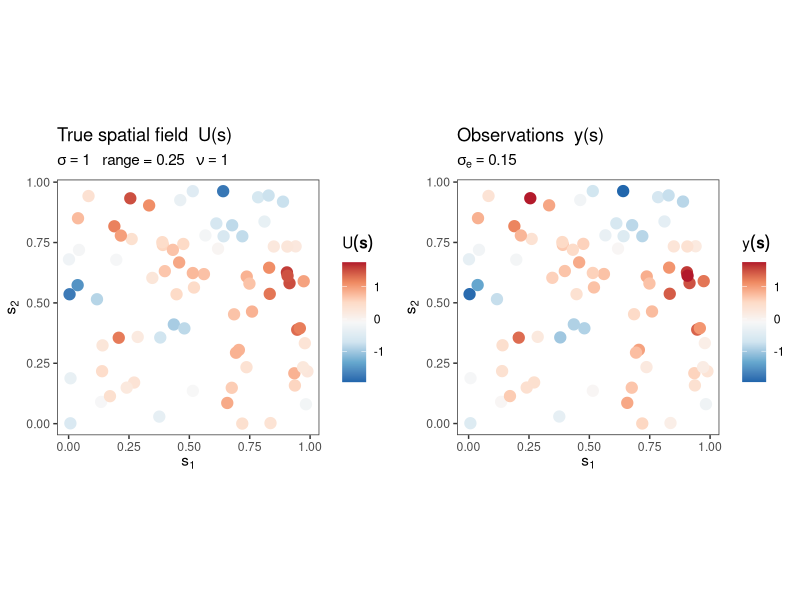
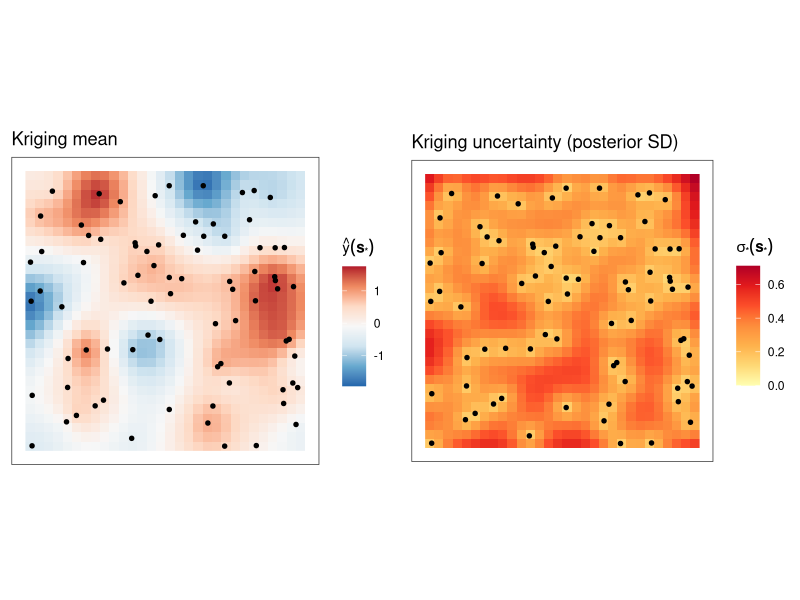

Here is the R script that generated these plots, in order:
## ---- chunk 1
#| message: false
#| warning: false
#| paged-print: false


#======================================================
# Kriging with Matérn covariance
#======================================================
library(ggplot2)
library(gridExtra)

set.seed(42)

#------------------------------------------------------
# True parameters
#------------------------------------------------------
N_s     <- 80        # number of observation locations
range   <- 0.25      # Matérn length-scale
nu      <- 1         # Matérn smoothness 
sigma_u <- 1.0       # process SD 
sigma_e <- 0.15      # nugget (measurement noise) SD sigma_e
mu_true <- 0.0       # constant mean mu

#------------------------------------------------------
# Matérn correlation function
#------------------------------------------------------
matern_cov <- function(coords1, coords2 = NULL, nu = 1, range, sigma2 = 1) {
  if (is.null(coords2)) coords2 <- coords1
  n1 <- nrow(coords1); n2 <- nrow(coords2)
  D  <- as.matrix(dist(rbind(coords1, coords2)))[1:n1, (n1+1):(n1+n2), drop = FALSE]
  D[D == 0] <- 1e-10          # avoid 0 argument to besselK
  s  <- sqrt(2 * nu) * D / range
  C  <- (2^(1 - nu)) / gamma(nu) * s^nu * besselK(s, nu)
  if (n1 == n2 && isTRUE(all.equal(coords1, coords2))) diag(C) <- 1
  sigma2 * C
}

#------------------------------------------------------
# Observation locations: N_s uniform points in [0,1]^2
#------------------------------------------------------
obs_locs <- matrix(runif(N_s * 2), ncol = 2, dimnames = list(NULL, c("s1", "s2")))

#------------------------------------------------------
# Simulate the latent field U(s) ~ GRF(0, sigma2 C) via Cholesky:
#------------------------------------------------------
Sigma_U <- matern_cov(obs_locs, nu = nu, range = range, sigma2 = sigma_u^2)
diag(Sigma_U) <- diag(Sigma_U) + 1e-9     # For numerical stability
L_U    <- t(chol(Sigma_U))
U_true <- as.vector(L_U %*% rnorm(N_s))

#------------------------------------------------------
# Observations: y(s)
#------------------------------------------------------
y_obs <- mu_true + U_true + rnorm(N_s, sd = sigma_e)

#------------------------------------------------------
# Kriging — build observation covariance Σ_y = sigma2_u C(S,S) + sigma2_e I
#------------------------------------------------------
Sigma_y <- matern_cov(obs_locs, nu = nu, range = range, sigma2 = sigma_u^2) +
           (sigma_e^2 + 1e-9) * diag(N_s)
L_obs   <- t(chol(Sigma_y))

# Kriging weight vector "alpha" via two triangular solves
alpha <- backsolve(t(L_obs), forwardsolve(L_obs, y_obs - mu_true))

#------------------------------------------------------
# Prediction: 30 × 30 regular grid on [0,1]^2
#------------------------------------------------------
N_grid    <- 30
pred_grid <- as.matrix(expand.grid(s1 = seq(0, 1, length.out = N_grid),
                                   s2 = seq(0, 1, length.out = N_grid)))

#------------------------------------------------------
# Kriging prediction at each grid point
# Cross-covariance  k* = sigma^2 c*  (N_pred × N_obs matrix)
#------------------------------------------------------
k_cross  <- matern_cov(pred_grid, obs_locs, nu = nu, range = range, sigma2 = sigma_u^2)
krig_mean <- mu_true + as.vector(k_cross %*% alpha)

V <- forwardsolve(L_obs, t(k_cross))
krig_var <- pmax(sigma_u^2 - colSums(V^2), 0)
krig_sd  <- sqrt(krig_var)


#------------------------------------------------------
# Plots
#------------------------------------------------------
val_lim <- range(c(U_true, y_obs, krig_mean))

obs_df <- data.frame(s1 = obs_locs[, "s1"], s2 = obs_locs[, "s2"],
                     U  = U_true, y  = y_obs)

pred_df <- data.frame(s1 = pred_grid[, "s1"], s2   = pred_grid[, "s2"],
                      mean = krig_mean, sd   = krig_sd)

# True spatial field at observation locations
p_true <- ggplot(obs_df, aes(s1, s2, colour = U)) +
  geom_point(size = 3.5) +
  scale_colour_distiller(palette = "RdBu", direction = -1,
                         limits = val_lim, name = expression(U(bold(s)))) +
  coord_equal() + theme_bw(base_size = 11) +
  theme(panel.grid = element_blank()) +
  labs(title    = "True spatial field  U(s)",
       subtitle = bquote(sigma == .(sigma_u) ~ "  range =" ~ .(range) ~
                           "  " * nu == .(nu)),
       x = expression(s[1]), y = expression(s[2]))

# Observations
p_obs <- ggplot(obs_df, aes(s1, s2, colour = y)) +
  geom_point(size = 3.5) +
  scale_colour_distiller(palette = "RdBu", direction = -1,
                         limits = val_lim, name = expression(y(bold(s)))) +
  coord_equal() + theme_bw(base_size = 11) +
  theme(panel.grid = element_blank()) +
  labs(title    = "Observations  y(s)",
       subtitle = bquote(sigma[e] == .(sigma_e)),
       x = expression(s[1]), y = expression(s[2]))

# Kriging mean
p_krig_mean <- ggplot(pred_df, aes(s1, s2, fill = mean)) +
  geom_raster() +
  geom_point(data = obs_df, aes(s1, s2),
             inherit.aes = FALSE, colour = "black", size = 1.2) +
  scale_fill_distiller(palette = "RdBu", direction = -1,
                       limits = val_lim,
                       name = expression(hat(y)(bold(s)["*"]))) +
  coord_equal() + theme_bw(base_size = 11) +
  theme(axis.text = element_blank(), axis.ticks = element_blank(),
        panel.grid = element_blank()) +
  labs(title    = "Kriging mean",
       x = NULL, y = NULL)

# Kriging posterior SD
p_krig_sd <- ggplot(pred_df, aes(s1, s2, fill = sd)) +
  geom_raster() +
  geom_point(data = obs_df, aes(s1, s2),
             inherit.aes = FALSE, colour = "black", size = 1.2) +
  scale_fill_distiller(palette = "YlOrRd", direction = 1,
                       limits = c(0, NA),
                       name = expression(sigma["*"](bold(s)["*"]))) +
  coord_equal() + theme_bw(base_size = 11) +
  theme(axis.text = element_blank(), axis.ticks = element_blank(),
        panel.grid = element_blank()) +
  labs(title    = "Kriging uncertainty (posterior SD)",
       x = NULL, y = NULL)

grid.arrange(p_true, p_obs,          ncol = 2)
grid.arrange(p_krig_mean, p_krig_sd, ncol = 2)
